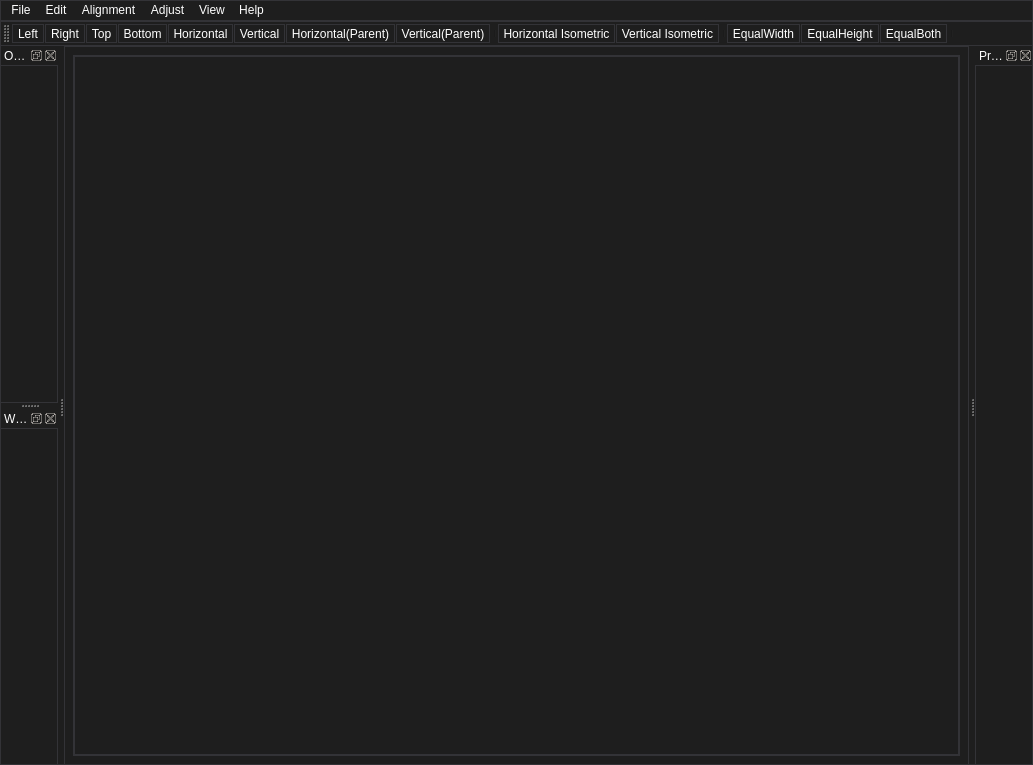
<?xml version="1.0" encoding="UTF-8"?>
<ui version="4.0">
 <class>MainWindow</class>
 <widget class="QMainWindow" name="MainWindow">
  <property name="geometry">
   <rect>
    <x>0</x>
    <y>0</y>
    <width>1033</width>
    <height>765</height>
   </rect>
  </property>
  <property name="font">
   <font>
    <family>Arial</family>
   </font>
  </property>
  <property name="windowTitle">
   <string>UIDesigner</string>
  </property>
  <property name="windowIcon">
   <iconset resource="UIDesigner.qrc">
    <normaloff>:/UIDesigner/Resources/UI.png</normaloff>:/UIDesigner/Resources/UI.png</iconset>
  </property>
  <property name="styleSheet">
   <string notr="true">/*
	Copyright 2013 Emanuel Claesson

	Licensed under the Apache License, Version 2.0 (the &quot;License&quot;);
	you may not use this file except in compliance with the License.
	You may obtain a copy of the License at

		http://www.apache.org/licenses/LICENSE-2.0

	Unless required by applicable law or agreed to in writing, software
	distributed under the License is distributed on an &quot;AS IS&quot; BASIS,
	WITHOUT WARRANTIES OR CONDITIONS OF ANY KIND, either express or implied.
	See the License for the specific language governing permissions and
	limitations under the License.
*/

/*
	COLOR_DARK     = #1e1e1e
	COLOR_MEDIUM   = #2d2d30
	COLOR_MEDLIGHT = #333337
	COLOR_LIGHT    = #FFFFFF
	COLOR_ACCENT   = #3f3f46
*/

* {
	background: #1e1e1e;
	color: #FFFFFF;
	border: 1px solid #333337;
}

QWidget::item:selected {
	background: #3f3f46;
}

QCheckBox, QRadioButton {
	border: none;
}

QRadioButton::indicator, QCheckBox::indicator {
	width: 13px;
	height: 13px;
}

QRadioButton::indicator::unchecked, QCheckBox::indicator::unchecked {
	border: 1px solid #333337;
	background: none;
}

QRadioButton::indicator:unchecked:hover, QCheckBox::indicator:unchecked:hover {
	border: 1px solid #FFFFFF;
}

QRadioButton::indicator::checked, QCheckBox::indicator::checked {
	border: 1px solid #333337;
	background: #333337;
}

QRadioButton::indicator:checked:hover, QCheckBox::indicator:checked:hover {
	border: 1px solid #FFFFFF;
	background: #FFFFFF;
}

QGroupBox {
	margin-top: 6px;
}

QGroupBox::title {
	top: -7px;
	left: 7px;
}

QScrollBar {
	border: 1px solid #686868;
	background: #1e1e1e;
}

QScrollBar:horizontal {
	height: 15px;
	margin: 0px 0px 0px 32px;
}

QScrollBar:vertical {
	width: 15px;
	margin: 32px 0px 0px 0px;
}

QScrollBar::handle {
	background: #2d2d30;
	border: 1px solid #333337;
}

QScrollBar::handle:horizontal {
	border-width: 0px 1px 0px 1px;
}

QScrollBar::handle:vertical {
	border-width: 1px 0px 1px 0px;
}

QScrollBar::handle:horizontal {
	min-width: 20px;
}

QScrollBar::handle:vertical {
	min-height: 20px;
}

QScrollBar::add-line, QScrollBar::sub-line {
	background:#2d2d30;
	border: 1px solid #333337;
	subcontrol-origin: margin;
}

QScrollBar::add-line {
	position: absolute;
}

QScrollBar::add-line:horizontal {
	width: 15px;
	subcontrol-position: left;
	left: 15px;
}

QScrollBar::add-line:vertical {
	height: 15px;
	subcontrol-position: top;
	top: 15px;
}

QScrollBar::sub-line:horizontal {
	width: 15px;
	subcontrol-position: top left;
}

QScrollBar::sub-line:vertical {
	height: 15px;
	subcontrol-position: top;
}

QScrollBar:left-arrow, QScrollBar::right-arrow, QScrollBar::up-arrow, QScrollBar::down-arrow {
	border: 1px solid #333337;
	width: 3px;
	height: 3px;
}

QScrollBar::add-page, QScrollBar::sub-page {
	background: none;
}

QAbstractButton:hover {
	background: #2d2d30;
}

QAbstractButton:pressed {
	background: #333337;
}

QAbstractItemView {
	show-decoration-selected: 1;
	selection-background-color: #3f3f46;
	selection-color: #FFFFFF;
	alternate-background-color: #2d2d30;
}

QHeaderView {
	border: 1px solid #333337;
}

QHeaderView::section {
	background: #1e1e1e;
	border: 1px solid #333337;
	padding: 4px;
}

QHeaderView::section:selected, QHeaderView::section::checked {
	background: #2d2d30;
}

QTableView {
	gridline-color: #333337;
}

QTabBar {
	margin-left: 2px;
}

QTabBar::tab {
	border-radius: 0px;
	padding: 4px;
	margin: 4px;
}

QTabBar::tab:selected {
	background: #2d2d30;
}

QComboBox::down-arrow {
	border: 1px solid #333337;
	background: #2d2d30;
}

QComboBox::drop-down {
	border: 1px solid #333337;
	background: #2d2d30;
}

QComboBox::down-arrow {
	width: 3px;
	height: 3px;
	border: 1px solid #333337;
}

QAbstractSpinBox {
	padding-right: 15px;
}

QAbstractSpinBox::up-button, QAbstractSpinBox::down-button {
	border: 1px solid #333337;
	background: #2d2d30;
	subcontrol-origin: border;
}

QAbstractSpinBox::up-arrow, QAbstractSpinBox::down-arrow {
	width: 3px;
	height: 3px;
	border: 1px solid #333337;
}

QSlider {
	border: none;
}

QSlider::groove:horizontal {
	height: 5px;
	margin: 4px 0px 4px 0px;
}

QSlider::groove:vertical {
	width: 5px;
	margin: 0px 4px 0px 4px;
}

QSlider::handle {
	border: 1px solid #333337;
	background: #2d2d30;
}

QSlider::handle:horizontal {
	width: 15px;
	margin: -4px 0px -4px 0px;
}

QSlider::handle:vertical {
	height: 15px;
	margin: 0px -4px 0px -4px;
}

QSlider::add-page:vertical, QSlider::sub-page:horizontal {
	background: #3f3f46;
}

QSlider::sub-page:vertical, QSlider::add-page:horizontal {
	background: #2d2d30;
}

QLabel {
	border: none;
}

QProgressBar {
	text-align: center;
}

QProgressBar::chunk {
	width: 1px;
	background-color: #3f3f46;
}

QMenu::separator {
	background: #2d2d30;
}</string>
  </property>
  <property name="locale">
   <locale language="English" country="UnitedStates"/>
  </property>
  <widget class="QWidget" name="centralwidget">
   <property name="palette">
    <palette>
     <active>
      <colorrole role="WindowText">
       <brush brushstyle="SolidPattern">
        <color alpha="255">
         <red>255</red>
         <green>255</green>
         <blue>255</blue>
        </color>
       </brush>
      </colorrole>
      <colorrole role="Button">
       <brush brushstyle="SolidPattern">
        <color alpha="255">
         <red>30</red>
         <green>30</green>
         <blue>30</blue>
        </color>
       </brush>
      </colorrole>
      <colorrole role="Text">
       <brush brushstyle="SolidPattern">
        <color alpha="255">
         <red>255</red>
         <green>255</green>
         <blue>255</blue>
        </color>
       </brush>
      </colorrole>
      <colorrole role="ButtonText">
       <brush brushstyle="SolidPattern">
        <color alpha="255">
         <red>255</red>
         <green>255</green>
         <blue>255</blue>
        </color>
       </brush>
      </colorrole>
      <colorrole role="Base">
       <brush brushstyle="SolidPattern">
        <color alpha="255">
         <red>30</red>
         <green>30</green>
         <blue>30</blue>
        </color>
       </brush>
      </colorrole>
      <colorrole role="Window">
       <brush brushstyle="SolidPattern">
        <color alpha="255">
         <red>30</red>
         <green>30</green>
         <blue>30</blue>
        </color>
       </brush>
      </colorrole>
     </active>
     <inactive>
      <colorrole role="WindowText">
       <brush brushstyle="SolidPattern">
        <color alpha="255">
         <red>255</red>
         <green>255</green>
         <blue>255</blue>
        </color>
       </brush>
      </colorrole>
      <colorrole role="Button">
       <brush brushstyle="SolidPattern">
        <color alpha="255">
         <red>30</red>
         <green>30</green>
         <blue>30</blue>
        </color>
       </brush>
      </colorrole>
      <colorrole role="Text">
       <brush brushstyle="SolidPattern">
        <color alpha="255">
         <red>255</red>
         <green>255</green>
         <blue>255</blue>
        </color>
       </brush>
      </colorrole>
      <colorrole role="ButtonText">
       <brush brushstyle="SolidPattern">
        <color alpha="255">
         <red>255</red>
         <green>255</green>
         <blue>255</blue>
        </color>
       </brush>
      </colorrole>
      <colorrole role="Base">
       <brush brushstyle="SolidPattern">
        <color alpha="255">
         <red>30</red>
         <green>30</green>
         <blue>30</blue>
        </color>
       </brush>
      </colorrole>
      <colorrole role="Window">
       <brush brushstyle="SolidPattern">
        <color alpha="255">
         <red>30</red>
         <green>30</green>
         <blue>30</blue>
        </color>
       </brush>
      </colorrole>
     </inactive>
     <disabled>
      <colorrole role="WindowText">
       <brush brushstyle="SolidPattern">
        <color alpha="255">
         <red>255</red>
         <green>255</green>
         <blue>255</blue>
        </color>
       </brush>
      </colorrole>
      <colorrole role="Button">
       <brush brushstyle="SolidPattern">
        <color alpha="255">
         <red>30</red>
         <green>30</green>
         <blue>30</blue>
        </color>
       </brush>
      </colorrole>
      <colorrole role="Text">
       <brush brushstyle="SolidPattern">
        <color alpha="255">
         <red>255</red>
         <green>255</green>
         <blue>255</blue>
        </color>
       </brush>
      </colorrole>
      <colorrole role="ButtonText">
       <brush brushstyle="SolidPattern">
        <color alpha="255">
         <red>255</red>
         <green>255</green>
         <blue>255</blue>
        </color>
       </brush>
      </colorrole>
      <colorrole role="Base">
       <brush brushstyle="SolidPattern">
        <color alpha="255">
         <red>30</red>
         <green>30</green>
         <blue>30</blue>
        </color>
       </brush>
      </colorrole>
      <colorrole role="Window">
       <brush brushstyle="SolidPattern">
        <color alpha="255">
         <red>30</red>
         <green>30</green>
         <blue>30</blue>
        </color>
       </brush>
      </colorrole>
     </disabled>
    </palette>
   </property>
   <property name="font">
    <font>
     <family>Arial</family>
    </font>
   </property>
   <property name="autoFillBackground">
    <bool>false</bool>
   </property>
   <property name="styleSheet">
    <string notr="true"/>
   </property>
   <layout class="QGridLayout" name="gridLayout">
    <item row="0" column="0">
     <widget class="QScrollArea" name="scrollArea">
      <property name="styleSheet">
       <string notr="true">background-image: url(:/UIDesigner/Resources/background.png);</string>
      </property>
      <property name="widgetResizable">
       <bool>true</bool>
      </property>
      <widget class="QWidget" name="scrollAreaWidgetContents">
       <property name="geometry">
        <rect>
         <x>0</x>
         <y>0</y>
         <width>615</width>
         <height>689</height>
        </rect>
       </property>
       <layout class="QGridLayout" name="gridLayout_2">
        <item row="0" column="0">
         <layout class="QGridLayout" name="centralLayout"/>
        </item>
       </layout>
      </widget>
     </widget>
    </item>
   </layout>
  </widget>
  <widget class="QToolBar" name="_toolBar">
   <property name="font">
    <font>
     <family>Arial</family>
    </font>
   </property>
   <property name="windowTitle">
    <string>Tool Bar</string>
   </property>
   <property name="iconSize">
    <size>
     <width>24</width>
     <height>24</height>
    </size>
   </property>
   <attribute name="toolBarArea">
    <enum>TopToolBarArea</enum>
   </attribute>
   <attribute name="toolBarBreak">
    <bool>false</bool>
   </attribute>
   <addaction name="_actLeftAlign"/>
   <addaction name="_actRightAlign"/>
   <addaction name="_actTopAlign"/>
   <addaction name="_actBottomAlign"/>
   <addaction name="_actVCenterAlign"/>
   <addaction name="_actHCenterAlign"/>
   <addaction name="_actHCenterToParent"/>
   <addaction name="_actVCenterToParent"/>
   <addaction name="separator"/>
   <addaction name="_actHEqual"/>
   <addaction name="_actVEqual"/>
   <addaction name="separator"/>
   <addaction name="_actEqualWidth"/>
   <addaction name="_actEqualHeight"/>
   <addaction name="_actEqualBoth"/>
   <addaction name="separator"/>
  </widget>
  <widget class="QDockWidget" name="_propertyEditerDock">
   <property name="font">
    <font>
     <family>Arial</family>
    </font>
   </property>
   <property name="windowTitle">
    <string>Property Editor</string>
   </property>
   <attribute name="dockWidgetArea">
    <number>2</number>
   </attribute>
   <widget class="QWidget" name="dockWidgetContents_2">
    <property name="font">
     <font>
      <family>Arial</family>
     </font>
    </property>
    <layout class="QVBoxLayout" name="verticalLayout"/>
   </widget>
  </widget>
  <widget class="QMenuBar" name="_menuBar">
   <property name="geometry">
    <rect>
     <x>0</x>
     <y>0</y>
     <width>1033</width>
     <height>23</height>
    </rect>
   </property>
   <property name="font">
    <font>
     <family>Arial</family>
    </font>
   </property>
   <widget class="QMenu" name="_menuFile">
    <property name="font">
     <font>
      <family>Arial</family>
     </font>
    </property>
    <property name="title">
     <string>File</string>
    </property>
    <addaction name="_actOpen"/>
    <addaction name="actionAppend"/>
    <addaction name="separator"/>
    <addaction name="_actSave"/>
    <addaction name="actionSave_As"/>
    <addaction name="separator"/>
    <addaction name="_actSet"/>
    <addaction name="separator"/>
    <addaction name="actionClose"/>
    <addaction name="_actExit"/>
   </widget>
   <widget class="QMenu" name="_menuEdit">
    <property name="font">
     <font>
      <family>Arial</family>
     </font>
    </property>
    <property name="title">
     <string>Edit</string>
    </property>
    <addaction name="_actCut"/>
    <addaction name="_actCopy"/>
    <addaction name="_actPaste"/>
    <addaction name="separator"/>
   </widget>
   <widget class="QMenu" name="_menuView">
    <property name="font">
     <font>
      <family>Arial</family>
     </font>
    </property>
    <property name="title">
     <string>View</string>
    </property>
    <addaction name="_actBackImg"/>
   </widget>
   <widget class="QMenu" name="menuHelp">
    <property name="font">
     <font>
      <family>Arial</family>
     </font>
    </property>
    <property name="title">
     <string>Help</string>
    </property>
    <addaction name="actionAbout"/>
   </widget>
   <widget class="QMenu" name="menuAlignment">
    <property name="font">
     <font>
      <family>Arial</family>
     </font>
    </property>
    <property name="title">
     <string>Alignment</string>
    </property>
    <addaction name="_actTopAlign"/>
    <addaction name="_actBottomAlign"/>
    <addaction name="separator"/>
    <addaction name="_actLeftAlign"/>
    <addaction name="_actRightAlign"/>
    <addaction name="separator"/>
    <addaction name="_actHCenterAlign"/>
    <addaction name="_actVCenterAlign"/>
    <addaction name="separator"/>
    <addaction name="_actHCenterToParent"/>
    <addaction name="_actVCenterToParent"/>
   </widget>
   <widget class="QMenu" name="menuAdjust">
    <property name="title">
     <string>Adjust</string>
    </property>
    <addaction name="_actEqualWidth"/>
    <addaction name="_actEqualHeight"/>
    <addaction name="_actEqualBoth"/>
    <addaction name="separator"/>
    <addaction name="_actHEqual"/>
    <addaction name="_actVEqual"/>
   </widget>
   <addaction name="_menuFile"/>
   <addaction name="_menuEdit"/>
   <addaction name="menuAlignment"/>
   <addaction name="menuAdjust"/>
   <addaction name="_menuView"/>
   <addaction name="menuHelp"/>
  </widget>
  <widget class="QDockWidget" name="_objectViewerDock_2">
   <property name="font">
    <font>
     <family>Arial</family>
    </font>
   </property>
   <property name="allowedAreas">
    <set>Qt::LeftDockWidgetArea</set>
   </property>
   <property name="windowTitle">
    <string>Objects Tree</string>
   </property>
   <attribute name="dockWidgetArea">
    <number>1</number>
   </attribute>
   <widget class="QWidget" name="dockWidgetContents_4">
    <property name="font">
     <font>
      <family>Arial</family>
     </font>
    </property>
   </widget>
  </widget>
  <widget class="QDockWidget" name="_widgetBoxDock">
   <property name="font">
    <font>
     <family>Arial</family>
    </font>
   </property>
   <property name="features">
    <set>QDockWidget::AllDockWidgetFeatures</set>
   </property>
   <property name="allowedAreas">
    <set>Qt::LeftDockWidgetArea</set>
   </property>
   <property name="windowTitle">
    <string>Widget List</string>
   </property>
   <attribute name="dockWidgetArea">
    <number>1</number>
   </attribute>
   <widget class="QWidget" name="dockWidgetContents">
    <property name="font">
     <font>
      <family>Arial</family>
     </font>
    </property>
   </widget>
  </widget>
  <action name="_actOpen">
   <property name="text">
    <string>&amp;Open</string>
   </property>
   <property name="toolTip">
    <string>Open GUI File</string>
   </property>
   <property name="font">
    <font>
     <family>Arial</family>
    </font>
   </property>
   <property name="shortcut">
    <string>Ctrl+O</string>
   </property>
  </action>
  <action name="_actSave">
   <property name="icon">
    <iconset resource="UIDesigner.qrc">
     <normaloff>:/UIDesigner/Resources/save.png</normaloff>:/UIDesigner/Resources/save.png</iconset>
   </property>
   <property name="text">
    <string>&amp;Save</string>
   </property>
   <property name="toolTip">
    <string>Save GUI File</string>
   </property>
   <property name="font">
    <font>
     <family>Arial</family>
    </font>
   </property>
   <property name="shortcut">
    <string>Ctrl+S</string>
   </property>
  </action>
  <action name="_actExit">
   <property name="icon">
    <iconset resource="UIDesigner.qrc">
     <normaloff>:/UIDesigner/Resources/close.png</normaloff>:/UIDesigner/Resources/close.png</iconset>
   </property>
   <property name="text">
    <string>&amp;Exit</string>
   </property>
   <property name="toolTip">
    <string>Exit UIDesigner</string>
   </property>
   <property name="font">
    <font>
     <family>Arial</family>
    </font>
   </property>
  </action>
  <action name="_actLeftAlign">
   <property name="icon">
    <iconset resource="UIDesigner.qrc">
     <normaloff>:/UIDesigner/Resources/leftalign.png</normaloff>:/UIDesigner/Resources/leftalign.png</iconset>
   </property>
   <property name="text">
    <string>Left</string>
   </property>
   <property name="toolTip">
    <string>Left Align</string>
   </property>
   <property name="font">
    <font>
     <family>Arial</family>
    </font>
   </property>
  </action>
  <action name="_actRightAlign">
   <property name="icon">
    <iconset resource="UIDesigner.qrc">
     <normaloff>:/UIDesigner/Resources/rightalign.png</normaloff>:/UIDesigner/Resources/rightalign.png</iconset>
   </property>
   <property name="text">
    <string>Right</string>
   </property>
   <property name="toolTip">
    <string>Right Align</string>
   </property>
   <property name="font">
    <font>
     <family>Arial</family>
    </font>
   </property>
  </action>
  <action name="_actHCenterAlign">
   <property name="icon">
    <iconset resource="UIDesigner.qrc">
     <normaloff>:/UIDesigner/Resources/hcenteralign.png</normaloff>:/UIDesigner/Resources/hcenteralign.png</iconset>
   </property>
   <property name="text">
    <string>Vertical</string>
   </property>
   <property name="toolTip">
    <string>Vertical Center Align</string>
   </property>
   <property name="font">
    <font>
     <family>Arial</family>
    </font>
   </property>
  </action>
  <action name="_actTopAlign">
   <property name="icon">
    <iconset resource="UIDesigner.qrc">
     <normaloff>:/UIDesigner/Resources/topalign.png</normaloff>:/UIDesigner/Resources/topalign.png</iconset>
   </property>
   <property name="text">
    <string>Top</string>
   </property>
   <property name="toolTip">
    <string>Top Align</string>
   </property>
   <property name="font">
    <font>
     <family>Arial</family>
    </font>
   </property>
  </action>
  <action name="_actBottomAlign">
   <property name="icon">
    <iconset resource="UIDesigner.qrc">
     <normaloff>:/UIDesigner/Resources/bottomalign.png</normaloff>:/UIDesigner/Resources/bottomalign.png</iconset>
   </property>
   <property name="text">
    <string>Bottom</string>
   </property>
   <property name="toolTip">
    <string>Bottom Align</string>
   </property>
   <property name="font">
    <font>
     <family>Arial</family>
    </font>
   </property>
  </action>
  <action name="_actVCenterAlign">
   <property name="icon">
    <iconset resource="UIDesigner.qrc">
     <normaloff>:/UIDesigner/Resources/vcenteralign.png</normaloff>:/UIDesigner/Resources/vcenteralign.png</iconset>
   </property>
   <property name="text">
    <string>Horizontal</string>
   </property>
   <property name="toolTip">
    <string>Horizontal Center Align</string>
   </property>
   <property name="font">
    <font>
     <family>Arial</family>
    </font>
   </property>
  </action>
  <action name="_actHEqual">
   <property name="icon">
    <iconset resource="UIDesigner.qrc">
     <normaloff>:/UIDesigner/Resources/hdistance.png</normaloff>:/UIDesigner/Resources/hdistance.png</iconset>
   </property>
   <property name="text">
    <string>Horizontal Isometric</string>
   </property>
   <property name="toolTip">
    <string>Horizontal Isometric</string>
   </property>
   <property name="font">
    <font>
     <family>Arial</family>
    </font>
   </property>
  </action>
  <action name="_actVEqual">
   <property name="icon">
    <iconset resource="UIDesigner.qrc">
     <normaloff>:/UIDesigner/Resources/vdistance.png</normaloff>:/UIDesigner/Resources/vdistance.png</iconset>
   </property>
   <property name="text">
    <string>Vertical Isometric</string>
   </property>
   <property name="toolTip">
    <string>Vertical Isometric</string>
   </property>
   <property name="font">
    <font>
     <family>Arial</family>
    </font>
   </property>
  </action>
  <action name="_actEqualWidth">
   <property name="icon">
    <iconset resource="UIDesigner.qrc">
     <normaloff>:/UIDesigner/Resources/equalwidth.png</normaloff>:/UIDesigner/Resources/equalwidth.png</iconset>
   </property>
   <property name="text">
    <string>EqualWidth</string>
   </property>
   <property name="toolTip">
    <string>Set Equal Width</string>
   </property>
   <property name="font">
    <font>
     <family>Arial</family>
    </font>
   </property>
  </action>
  <action name="_actEqualHeight">
   <property name="icon">
    <iconset resource="UIDesigner.qrc">
     <normaloff>:/UIDesigner/Resources/equalheight.png</normaloff>:/UIDesigner/Resources/equalheight.png</iconset>
   </property>
   <property name="text">
    <string>EqualHeight</string>
   </property>
   <property name="toolTip">
    <string>Set Equal Height</string>
   </property>
   <property name="font">
    <font>
     <family>Arial</family>
    </font>
   </property>
  </action>
  <action name="_actEqualBoth">
   <property name="icon">
    <iconset resource="UIDesigner.qrc">
     <normaloff>:/UIDesigner/Resources/equalboth.png</normaloff>:/UIDesigner/Resources/equalboth.png</iconset>
   </property>
   <property name="text">
    <string>EqualBoth</string>
   </property>
   <property name="toolTip">
    <string>Set Equal Both</string>
   </property>
   <property name="font">
    <font>
     <family>Arial</family>
    </font>
   </property>
  </action>
  <action name="_actHCenterToParent">
   <property name="icon">
    <iconset resource="UIDesigner.qrc">
     <normaloff>:/UIDesigner/Resources/hcentertoparent.png</normaloff>:/UIDesigner/Resources/hcentertoparent.png</iconset>
   </property>
   <property name="text">
    <string>Horizontal(Parent)</string>
   </property>
   <property name="toolTip">
    <string>Horizontal Center To Parent</string>
   </property>
   <property name="font">
    <font>
     <family>Arial</family>
    </font>
   </property>
  </action>
  <action name="_actVCenterToParent">
   <property name="icon">
    <iconset resource="UIDesigner.qrc">
     <normaloff>:/UIDesigner/Resources/vcentertoparent.png</normaloff>:/UIDesigner/Resources/vcentertoparent.png</iconset>
   </property>
   <property name="text">
    <string>Vertical(Parent)</string>
   </property>
   <property name="toolTip">
    <string>Vertical Center To Parent</string>
   </property>
   <property name="font">
    <font>
     <family>Arial</family>
    </font>
   </property>
  </action>
  <action name="_actCut">
   <property name="icon">
    <iconset resource="UIDesigner.qrc">
     <normaloff>:/UIDesigner/Resources/cut.png</normaloff>:/UIDesigner/Resources/cut.png</iconset>
   </property>
   <property name="text">
    <string>Cu&amp;t</string>
   </property>
   <property name="font">
    <font>
     <family>Arial</family>
    </font>
   </property>
   <property name="shortcut">
    <string>Ctrl+X</string>
   </property>
  </action>
  <action name="_actCopy">
   <property name="icon">
    <iconset resource="UIDesigner.qrc">
     <normaloff>:/UIDesigner/Resources/copy.png</normaloff>:/UIDesigner/Resources/copy.png</iconset>
   </property>
   <property name="text">
    <string>&amp;Copy</string>
   </property>
   <property name="font">
    <font>
     <family>Arial</family>
    </font>
   </property>
   <property name="shortcut">
    <string>Ctrl+C</string>
   </property>
  </action>
  <action name="_actPaste">
   <property name="enabled">
    <bool>false</bool>
   </property>
   <property name="icon">
    <iconset resource="UIDesigner.qrc">
     <normaloff>:/UIDesigner/Resources/paste.png</normaloff>:/UIDesigner/Resources/paste.png</iconset>
   </property>
   <property name="text">
    <string>&amp;Paste</string>
   </property>
   <property name="font">
    <font>
     <family>Arial</family>
    </font>
   </property>
   <property name="shortcut">
    <string>Ctrl+V</string>
   </property>
  </action>
  <action name="_actSet">
   <property name="text">
    <string>&amp;Workspace</string>
   </property>
   <property name="toolTip">
    <string>Workspace Setting</string>
   </property>
   <property name="font">
    <font>
     <family>Arial</family>
    </font>
   </property>
   <property name="shortcut">
    <string>Ctrl+W</string>
   </property>
  </action>
  <action name="_actPreview">
   <property name="text">
    <string>&amp;Preview</string>
   </property>
   <property name="shortcut">
    <string>Ctrl+R</string>
   </property>
  </action>
  <action name="_actBackImg">
   <property name="checkable">
    <bool>true</bool>
   </property>
   <property name="text">
    <string>Background Image</string>
   </property>
   <property name="toolTip">
    <string>Set Background Image</string>
   </property>
   <property name="font">
    <font>
     <family>Arial</family>
    </font>
   </property>
  </action>
  <action name="actionAbout">
   <property name="icon">
    <iconset resource="UIDesigner.qrc">
     <normaloff>:/UIDesigner/Resources/UI.png</normaloff>:/UIDesigner/Resources/UI.png</iconset>
   </property>
   <property name="text">
    <string>About</string>
   </property>
   <property name="font">
    <font>
     <family>Arial</family>
    </font>
   </property>
  </action>
  <action name="actionClose">
   <property name="text">
    <string>Close</string>
   </property>
  </action>
  <action name="actionSave_As">
   <property name="text">
    <string>Save As</string>
   </property>
   <property name="shortcut">
    <string>Ctrl+Shift+S</string>
   </property>
  </action>
  <action name="actionAppend">
   <property name="text">
    <string>Import</string>
   </property>
   <property name="toolTip">
    <string>Append Another UI Layout</string>
   </property>
  </action>
 </widget>
 <resources>
  <include location="UIDesigner.qrc"/>
 </resources>
 <connections/>
</ui>
